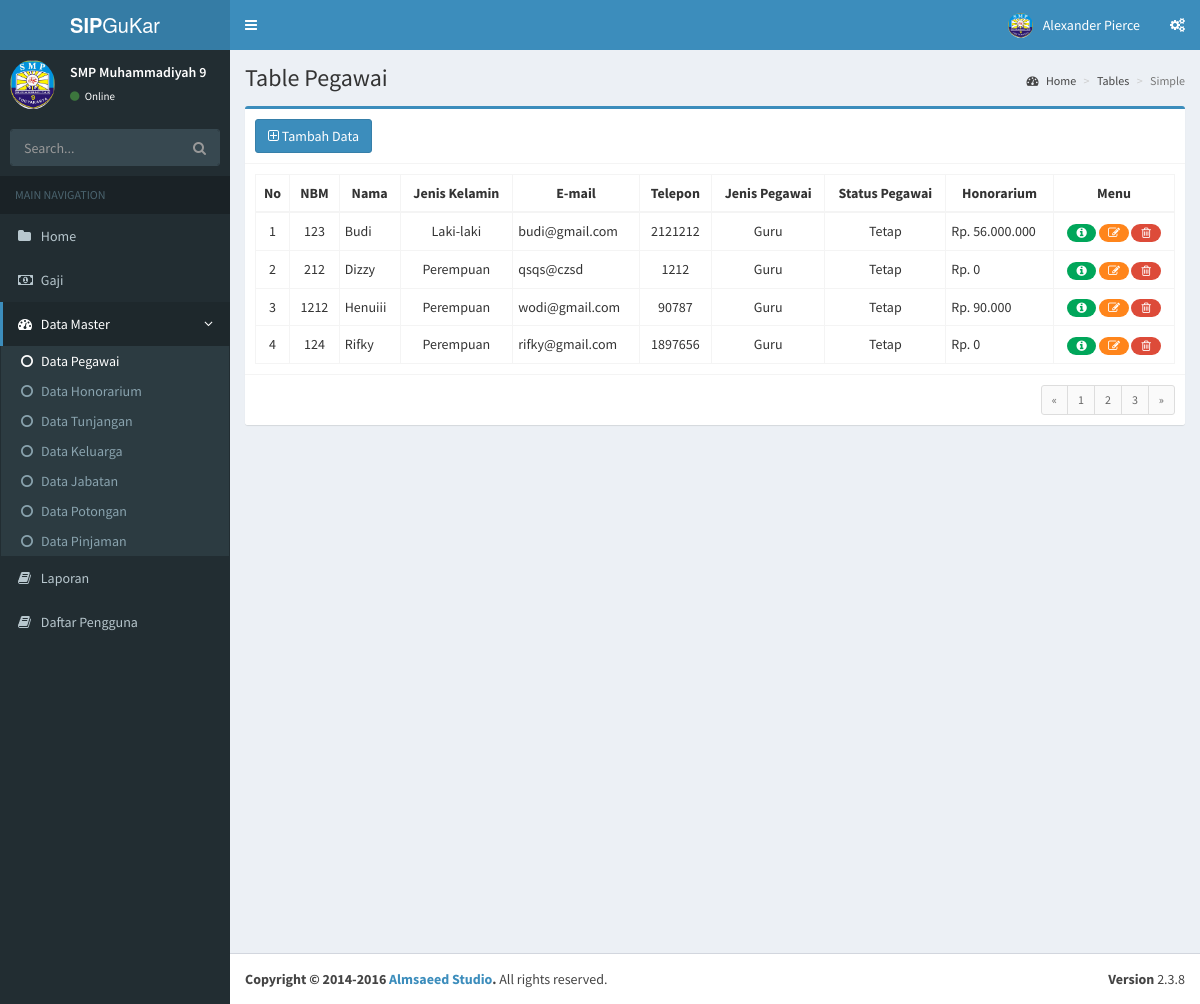
The app's page /pegawai, older data.
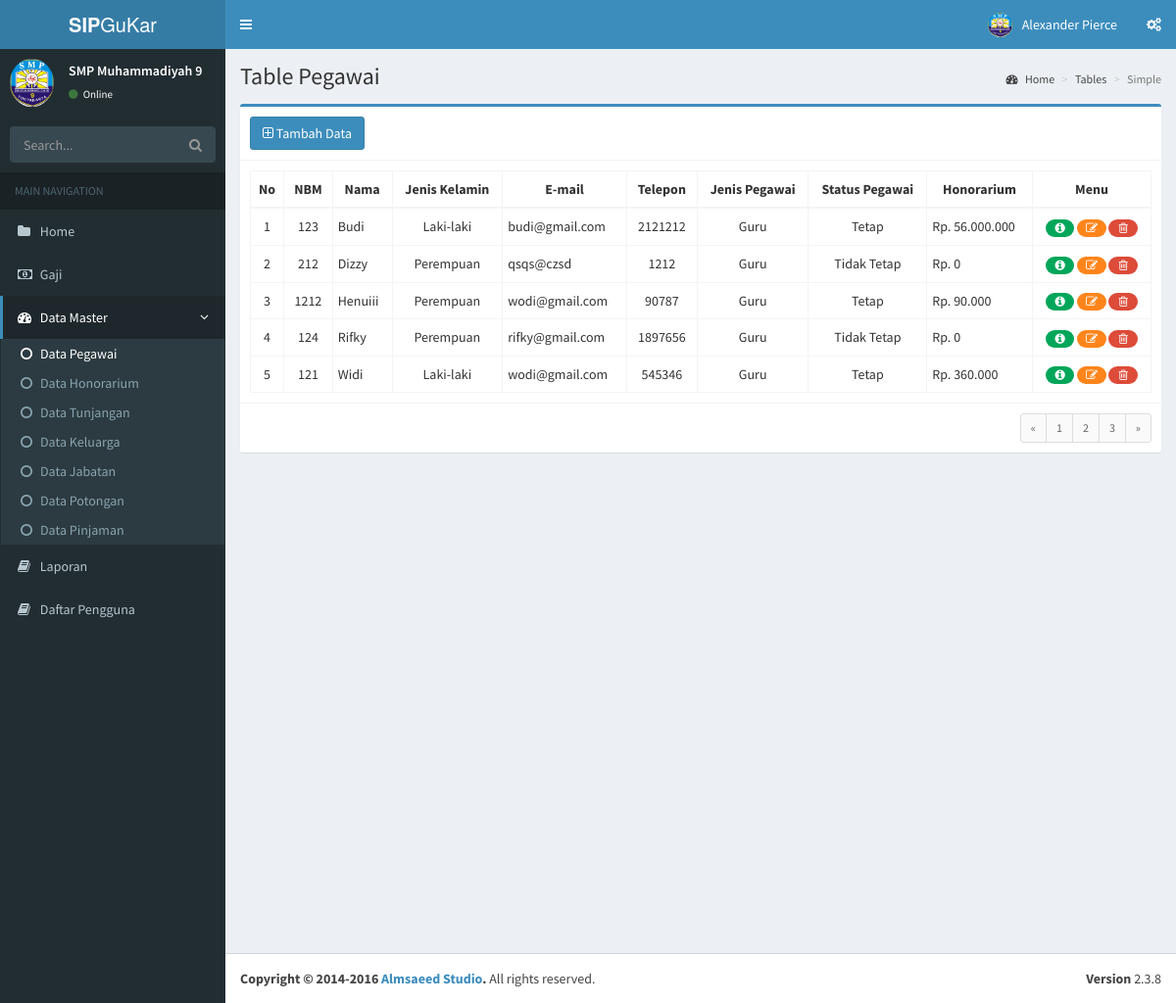
The same page, newer data.
### tables this page shows
CREATE TABLE `pegawai` (
  `id_pegawai` int(11) NOT NULL,
  `nbm` varchar(100) DEFAULT NULL,
  `nama` varchar(100) NOT NULL,
  `tempat_lahir` varchar(100) NOT NULL,
  `tgl_lahir` date NOT NULL,
  `telepon` int(20) NOT NULL,
  `jns_pegawai` enum('0','1') NOT NULL,
  `gender` enum('P','L') NOT NULL,
  `email` varchar(100) NOT NULL,
  `status_pegawai` enum('P','T0','T1') DEFAULT NULL,
  `status` int(1) NOT NULL,
  `agama` enum('Islam','Protestan','Katolik','Hindu','Buddha','Khonghucu') NOT NULL,
  `umur` varchar(20) NOT NULL,
  `honor` int(11) DEFAULT NULL,
  `created_at` timestamp NOT NULL DEFAULT current_timestamp(),
  `created_by` int(11) DEFAULT NULL
);

### application/libraries/Template.php (called while the page is built)
<?php if ( ! defined('BASEPATH')) exit('No direct script access allowed');
class Template {
		var $template_data = array();
		function set($name, $value)
		{
			$this->template_data[$name] = $value;
		}
		function load($template = '', $view = '' , $view_data = array(), $return = FALSE)
		{
			$this->CI =& get_instance();
			$this->set('contents', $this->CI->load->view($view, $view_data, TRUE));
			return $this->CI->load->view($template, $this->template_data, $return);
		}
}

### application/controllers/Pegawai.php (called while the page is built, shortened)
<?php
class Pegawai extends CI_Controller {
	public function index($id_pegawai = NULL)
	{
		$data['title'] = 'Table Pegawai';
		$data['pegawais'] = $this->M_pegawai->get_pegawai($id_pegawai)->result_array();
		$this->template->load('index', 'pegawai/table_pegawai', $data);
	}
}

### index.php (called while the page is built, shortened)
<?php
require_once BASEPATH.'core/CodeIgniter.php';

### application/models/M_pegawai.php (called while the page is built, shortened)
<?php
class M_pegawai extends CI_Model{
	public function get_pegawai($id_pegawai = TRUE)
	{
		if ($id_pegawai != NULL) {
			$this->db->select('p.*');
			return $this->db->get_where('pegawai p', array('id_pegawai' => $id_pegawai));
		} else {
			$this->db->select('p.*');
			$this->db->order_by('p.nama', 'ASC');
			return $this->db->get('pegawai p');
		}
	}
}

### application/views/pegawai/table_pegawai.php (the view, shortened to what this page needs)
<section class="content">
	<div class="row">
		<div class="col-md-12">
			<div class="box box-primary">
				<div class="box-header with-border">
					<h3 class="box-title">
						<a href="<?php echo site_url('pegawai/add');?>" class='btn btn-primary' >
							<i class="fa fa-plus-square-o"></i> Tambah Data
						</a>
					</h3>
				</div>
				<div class="box-body">
					<table class="table table-bordered table-hover responsive text-center">
						<thead>
							<th style="width: 10px">No</th>
							<th>NBM</th>
							<th>Nama</th>
							<th>Jenis Kelamin</th>
							<th>E-mail</th>
							<th>Telepon</th>
							<th>Jenis Pegawai</th>
							<th>Status Pegawai</th>
							<th>Honorarium</th>
							<th>Menu</th>
						</thead>
						<tbody>
						<?php
							$no=1; foreach ($pegawais as $pegawai) {
						?>
							<tr>
								<td><?php echo $no++; ?></td>
								<td><?php echo $pegawai['nbm'] ?></td>
								<td style="text-align: left; padding-left: 5px;"><?php echo $pegawai['nama'] ?></td>
								<td><?php echo ($pegawai['gender'] == 'P') ? 'Perempuan' : 'Laki-laki';?></td>
								<td style="text-align: left; padding-left: 5px;"><?php echo $pegawai['email'] ?></td>
								<td><?php echo ($pegawai['telepon'] != 0) ? $pegawai['telepon'] : '-';?></td>
								<td><?php echo ($pegawai['jns_pegawai'] == 0) ? 'Guru' : 'Karyawan';?></td>
								<td>
									<?php switch ($pegawai['status_pegawai']) {
										case 'T0':
											echo 'Tidak Tetap';
											break;
										case 'T1':
											echo 'Tetap';
											break;
									}?>
								</td>
								<td style="text-align: left; padding-left: 5px;"><?php echo 'Rp. '.number_format($pegawai['honor'],0,',','.');?></td>
								<td>
									<a href="<?php echo site_url('pegawai/detail/'.$pegawai['id_pegawai']);?>" title="Detail" data-tooltip="tooltip" data-placement="left">
										<span class="badge bg-green"><i class="fa fa-fw fa-info-circle"></i></span>
									</a>
									<a href="<?php echo site_url('pegawai/edit/'.$pegawai['id_pegawai']);?>" title="Edit" data-tooltip="tooltip" data-placement="top">
										<span class="badge bg-orange"><i class="fa fa-fw fa-pencil-square-o"></i></span>
									</a>
									<a href="" data-toggle="modal" data-target="#deletePegawai<?php echo $pegawai['id_pegawai'];?>" title="Hapus" data-tooltip="tooltip" data-placement="right">
										<span class="badge bg-red"><i class="fa fa-fw fa-trash-o"></i></span>
									</a>
								</td>
							</tr>
						<?php } ?>
						</tbody>
					</table>
				</div>
				<div class="box-footer clearfix">
					<ul class="pagination pagination-sm no-margin pull-right">
						<li><a href="#">&laquo;</a></li>
						<li><a href="#">1</a></li>
						<li><a href="#">2</a></li>
						<li><a href="#">3</a></li>
						<li><a href="#">&raquo;</a></li>
					</ul>
				</div>
			</div>
</section>
</div>

Row changes from the older to the newer data that the page shows:
changed pegawai "Dizzy": status_pegawai "Tetap" → "Tidak Tetap"
changed pegawai "Rifky": status_pegawai "Tetap" → "Tidak Tetap"
added pegawai: nbm "121", nama "Widi", gender "Laki-laki", email "wodi@gmail.com", telepon "545346", jns_pegawai "Guru", status_pegawai "Tetap", honor "360.000"
